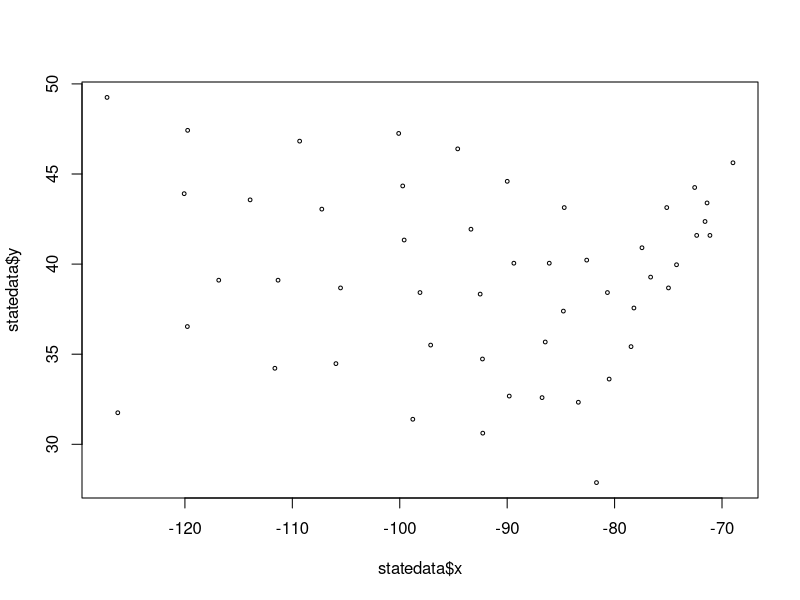
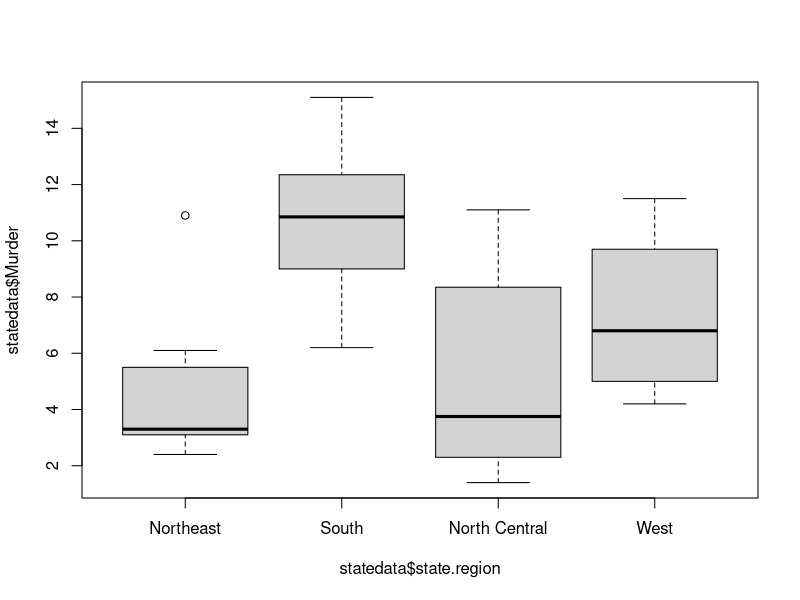
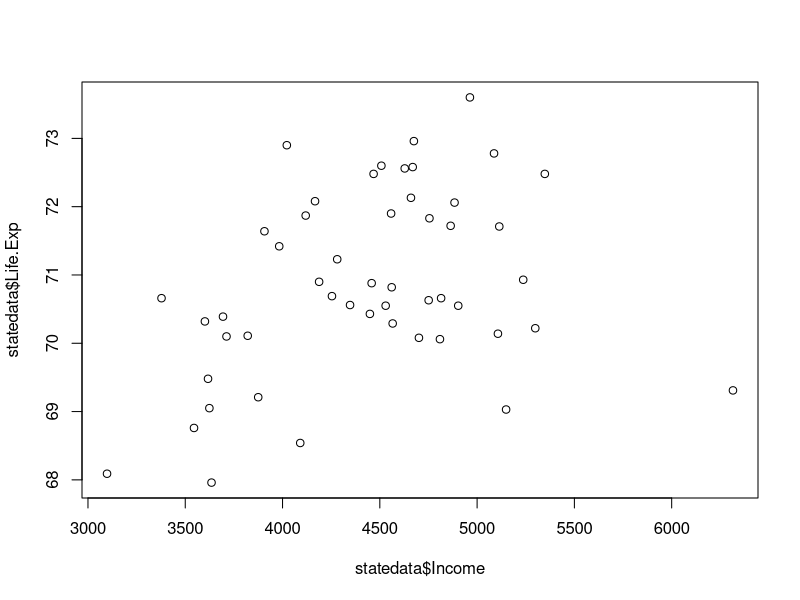

R code for these plots, in order:
data(state)
statedata = cbind(data.frame(state.x77), state.abb, state.area,
                  state.center, state.division, state.name, state.region)

plot(statedata$x, statedata$y,cex = 0.5)
tapply(statedata$HS.Grad, statedata$state.region, mean)
boxplot(statedata$Murder ~ statedata$state.region)

northeast = subset(statedata, state.region == "Northeast")

stateNew = statedata[,1:8]
life.expReg = lm(Life.Exp ~ ., data=stateNew)
plot(statedata$Income, statedata$Life.Exp)

# simplify the model 
life.expReg2 = lm(Life.Exp ~ Population + Income + Illiteracy + Murder + HS.Grad + Frost,
                  data = statedata)
life.expReg3 = lm(Life.Exp ~ Population + Income + Murder + HS.Grad + Frost,
                  data = statedata)
life.expReg4 = lm(Life.Exp ~ Population + Murder + HS.Grad + Frost, data = statedata)
life.expReg5 = step(life.expReg)

which.max
which.min

